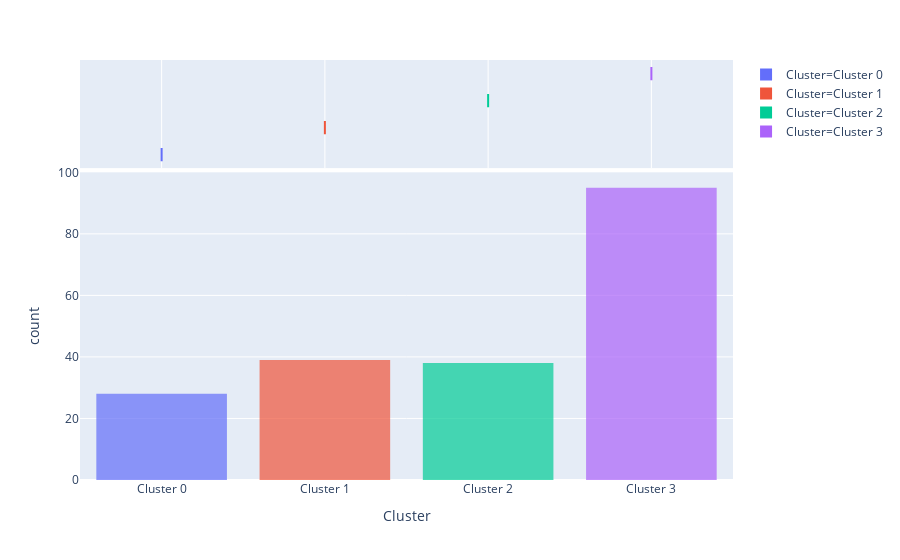

The notebook cell saved with this chart:
### Code cell
plot_model(kmeans, plot='distribution', feature = None, label = False)

### Figure 1 — Plotly figure (JSON) as saved in the notebook; plotly's stock layout.template omitted (floating-point values rounded to 4 significant figures; data arrays with more than 128 entries replaced by an {"elided": "..."} marker saying what was removed)
{"data": [{"alignmentgroup": "True", "bingroup": "x", "hoverlabel": {"namelength": 0}, "hovertemplate": "Cluster=%{x}<br>count=%{y}", "legendgroup": "Cluster=Cluster 0", "marker": {"color": "#636efa", "opacity": 0.7}, "name": "Cluster=Cluster 0", "offsetgroup": "Cluster=Cluster 0", "orientation": "v", "showlegend": true, "type": "histogram", "x": ["Cluster 0", "Cluster 0", "Cluster 0", "Cluster 0", "Cluster 0", "Cluster 0", "Cluster 0", "Cluster 0", "Cluster 0", "Cluster 0", "Cluster 0", "Cluster 0", "Cluster 0", "Cluster 0", "Cluster 0", "Cluster 0", "Cluster 0", "Cluster 0", "Cluster 0", "Cluster 0", "Cluster 0", "Cluster 0", "Cluster 0", "Cluster 0", "Cluster 0", "Cluster 0", "Cluster 0", "Cluster 0"], "xaxis": "x", "yaxis": "y"}, {"alignmentgroup": "True", "customdata": {"elided": "28x6 mixed values"}, "hoverlabel": {"namelength": 0}, "hovertemplate": "Cluster=%{customdata[5]}<br>CustomerID=%{customdata[0]}<br>Gender=%{customdata[1]}<br>Age=%{customdata[2]}<br>Annual_Income_(k$)=%{customdata[3]}<br>Spending_Score_(1-100)=%{customdata[4]}", "legendgroup": "Cluster=Cluster 0", "marker": {"color": "#636efa"}, "name": "Cluster=Cluster 0", "notched": true, "offsetgroup": "Cluster=Cluster 0", "showlegend": false, "type": "box", "x": ["Cluster 0", "Cluster 0", "Cluster 0", "Cluster 0", "Cluster 0", "Cluster 0", "Cluster 0", "Cluster 0", "Cluster 0", "Cluster 0", "Cluster 0", "Cluster 0", "Cluster 0", "Cluster 0", "Cluster 0", "Cluster 0", "Cluster 0", "Cluster 0", "Cluster 0", "Cluster 0", "Cluster 0", "Cluster 0", "Cluster 0", "Cluster 0", "Cluster 0", "Cluster 0", "Cluster 0", "Cluster 0"], "xaxis": "x2", "yaxis": "y2"}, {"alignmentgroup": "True", "bingroup": "x", "hoverlabel": {"namelength": 0}, "hovertemplate": "Cluster=%{x}<br>count=%{y}", "legendgroup": "Cluster=Cluster 1", "marker": {"color": "#EF553B", "opacity": 0.7}, "name": "Cluster=Cluster 1", "offsetgroup": "Cluster=Cluster 1", "orientation": "v", "showlegend": true, "type": "histogram", "x": ["Cluster 1", "Cluster 1", "Cluster 1", "Cluster 1", "Cluster 1", "Cluster 1", "Cluster 1", "Cluster 1", "Cluster 1", "Cluster 1", "Cluster 1", "Cluster 1", "Cluster 1", "Cluster 1", "Cluster 1", "Cluster 1", "Cluster 1", "Cluster 1", "Cluster 1", "Cluster 1", "Cluster 1", "Cluster 1", "Cluster 1", "Cluster 1", "Cluster 1", "Cluster 1", "Cluster 1", "Cluster 1", "Cluster 1", "Cluster 1", "Cluster 1", "Cluster 1", "Cluster 1", "Cluster 1", "Cluster 1", "Cluster 1", "Cluster 1", "Cluster 1", "Cluster 1"], "xaxis": "x", "yaxis": "y"}, {"alignmentgroup": "True", "customdata": {"elided": "39x6 mixed values"}, "hoverlabel": {"namelength": 0}, "hovertemplate": "Cluster=%{customdata[5]}<br>CustomerID=%{customdata[0]}<br>Gender=%{customdata[1]}<br>Age=%{customdata[2]}<br>Annual_Income_(k$)=%{customdata[3]}<br>Spending_Score_(1-100)=%{customdata[4]}", "legendgroup": "Cluster=Cluster 1", "marker": {"color": "#EF553B"}, "name": "Cluster=Cluster 1", "notched": true, "offsetgroup": "Cluster=Cluster 1", "showlegend": false, "type": "box", "x": ["Cluster 1", "Cluster 1", "Cluster 1", "Cluster 1", "Cluster 1", "Cluster 1", "Cluster 1", "Cluster 1", "Cluster 1", "Cluster 1", "Cluster 1", "Cluster 1", "Cluster 1", "Cluster 1", "Cluster 1", "Cluster 1", "Cluster 1", "Cluster 1", "Cluster 1", "Cluster 1", "Cluster 1", "Cluster 1", "Cluster 1", "Cluster 1", "Cluster 1", "Cluster 1", "Cluster 1", "Cluster 1", "Cluster 1", "Cluster 1", "Cluster 1", "Cluster 1", "Cluster 1", "Cluster 1", "Cluster 1", "Cluster 1", "Cluster 1", "Cluster 1", "Cluster 1"], "xaxis": "x2", "yaxis": "y2"}, {"alignmentgroup": "True", "bingroup": "x", "hoverlabel": {"namelength": 0}, "hovertemplate": "Cluster=%{x}<br>count=%{y}", "legendgroup": "Cluster=Cluster 2", "marker": {"color": "#00cc96", "opacity": 0.7}, "name": "Cluster=Cluster 2", "offsetgroup": "Cluster=Cluster 2", "orientation": "v", "showlegend": true, "type": "histogram", "x": ["Cluster 2", "Cluster 2", "Cluster 2", "Cluster 2", "Cluster 2", "Cluster 2", "Cluster 2", "Cluster 2", "Cluster 2", "Cluster 2", "Cluster 2", "Cluster 2", "Cluster 2", "Cluster 2", "Cluster 2", "Cluster 2", "Cluster 2", "Cluster 2", "Cluster 2", "Cluster 2", "Cluster 2", "Cluster 2", "Cluster 2", "Cluster 2", "Cluster 2", "Cluster 2", "Cluster 2", "Cluster 2", "Cluster 2", "Cluster 2", "Cluster 2", "Cluster 2", "Cluster 2", "Cluster 2", "Cluster 2", "Cluster 2", "Cluster 2", "Cluster 2"], "xaxis": "x", "yaxis": "y"}, {"alignmentgroup": "True", "customdata": {"elided": "38x6 mixed values"}, "hoverlabel": {"namelength": 0}, "hovertemplate": "Cluster=%{customdata[5]}<br>CustomerID=%{customdata[0]}<br>Gender=%{customdata[1]}<br>Age=%{customdata[2]}<br>Annual_Income_(k$)=%{customdata[3]}<br>Spending_Score_(1-100)=%{customdata[4]}", "legendgroup": "Cluster=Cluster 2", "marker": {"color": "#00cc96"}, "name": "Cluster=Cluster 2", "notched": true, "offsetgroup": "Cluster=Cluster 2", "showlegend": false, "type": "box", "x": ["Cluster 2", "Cluster 2", "Cluster 2", "Cluster 2", "Cluster 2", "Cluster 2", "Cluster 2", "Cluster 2", "Cluster 2", "Cluster 2", "Cluster 2", "Cluster 2", "Cluster 2", "Cluster 2", "Cluster 2", "Cluster 2", "Cluster 2", "Cluster 2", "Cluster 2", "Cluster 2", "Cluster 2", "Cluster 2", "Cluster 2", "Cluster 2", "Cluster 2", "Cluster 2", "Cluster 2", "Cluster 2", "Cluster 2", "Cluster 2", "Cluster 2", "Cluster 2", "Cluster 2", "Cluster 2", "Cluster 2", "Cluster 2", "Cluster 2", "Cluster 2"], "xaxis": "x2", "yaxis": "y2"}, {"alignmentgroup": "True", "bingroup": "x", "hoverlabel": {"namelength": 0}, "hovertemplate": "Cluster=%{x}<br>count=%{y}", "legendgroup": "Cluster=Cluster 3", "marker": {"color": "#ab63fa", "opacity": 0.7}, "name": "Cluster=Cluster 3", "offsetgroup": "Cluster=Cluster 3", "orientation": "v", "showlegend": true, "type": "histogram", "x": ["Cluster 3", "Cluster 3", "Cluster 3", "Cluster 3", "Cluster 3", "Cluster 3", "Cluster 3", "Cluster 3", "Cluster 3", "Cluster 3", "Cluster 3", "Cluster 3", "Cluster 3", "Cluster 3", "Cluster 3", "Cluster 3", "Cluster 3", "Cluster 3", "Cluster 3", "Cluster 3", "Cluster 3", "Cluster 3", "Cluster 3", "Cluster 3", "Cluster 3", "Cluster 3", "Cluster 3", "Cluster 3", "Cluster 3", "Cluster 3", "Cluster 3", "Cluster 3", "Cluster 3", "Cluster 3", "Cluster 3", "Cluster 3", "Cluster 3", "Cluster 3", "Cluster 3", "Cluster 3", "Cluster 3", "Cluster 3", "Cluster 3", "Cluster 3", "Cluster 3", "Cluster 3", "Cluster 3", "Cluster 3", "Cluster 3", "Cluster 3", "Cluster 3", "Cluster 3", "Cluster 3", "Cluster 3", "Cluster 3", "Cluster 3", "Cluster 3", "Cluster 3", "Cluster 3", "Cluster 3", "Cluster 3", "Cluster 3", "Cluster 3", "Cluster 3", "Cluster 3", "Cluster 3", "Cluster 3", "Cluster 3", "Cluster 3", "Cluster 3", "Cluster 3", "Cluster 3", "Cluster 3", "Cluster 3", "Cluster 3", "Cluster 3", "Cluster 3", "Cluster 3", "Cluster 3", "Cluster 3", "Cluster 3", "Cluster 3", "Cluster 3", "Cluster 3", "Cluster 3", "Cluster 3", "Cluster 3", "Cluster 3", "Cluster 3", "Cluster 3", "Cluster 3", "Cluster 3", "Cluster 3", "Cluster 3", "Cluster 3"], "xaxis": "x", "yaxis": "y"}, {"alignmentgroup": "True", "customdata": {"elided": "95x6 mixed values"}, "hoverlabel": {"namelength": 0}, "hovertemplate": "Cluster=%{customdata[5]}<br>CustomerID=%{customdata[0]}<br>Gender=%{customdata[1]}<br>Age=%{customdata[2]}<br>Annual_Income_(k$)=%{customdata[3]}<br>Spending_Score_(1-100)=%{customdata[4]}", "legendgroup": "Cluster=Cluster 3", "marker": {"color": "#ab63fa"}, "name": "Cluster=Cluster 3", "notched": true, "offsetgroup": "Cluster=Cluster 3", "showlegend": false, "type": "box", "x": ["Cluster 3", "Cluster 3", "Cluster 3", "Cluster 3", "Cluster 3", "Cluster 3", "Cluster 3", "Cluster 3", "Cluster 3", "Cluster 3", "Cluster 3", "Cluster 3", "Cluster 3", "Cluster 3", "Cluster 3", "Cluster 3", "Cluster 3", "Cluster 3", "Cluster 3", "Cluster 3", "Cluster 3", "Cluster 3", "Cluster 3", "Cluster 3", "Cluster 3", "Cluster 3", "Cluster 3", "Cluster 3", "Cluster 3", "Cluster 3", "Cluster 3", "Cluster 3", "Cluster 3", "Cluster 3", "Cluster 3", "Cluster 3", "Cluster 3", "Cluster 3", "Cluster 3", "Cluster 3", "Cluster 3", "Cluster 3", "Cluster 3", "Cluster 3", "Cluster 3", "Cluster 3", "Cluster 3", "Cluster 3", "Cluster 3", "Cluster 3", "Cluster 3", "Cluster 3", "Cluster 3", "Cluster 3", "Cluster 3", "Cluster 3", "Cluster 3", "Cluster 3", "Cluster 3", "Cluster 3", "Cluster 3", "Cluster 3", "Cluster 3", "Cluster 3", "Cluster 3", "Cluster 3", "Cluster 3", "Cluster 3", "Cluster 3", "Cluster 3", "Cluster 3", "Cluster 3", "Cluster 3", "Cluster 3", "Cluster 3", "Cluster 3", "Cluster 3", "Cluster 3", "Cluster 3", "Cluster 3", "Cluster 3", "Cluster 3", "Cluster 3", "Cluster 3", "Cluster 3", "Cluster 3", "Cluster 3", "Cluster 3", "Cluster 3", "Cluster 3", "Cluster 3", "Cluster 3", "Cluster 3", "Cluster 3", "Cluster 3"], "xaxis": "x2", "yaxis": "y2"}], "layout": {"barmode": "relative", "legend": {"tracegroupgap": 0}, "margin": {"t": 60}, "xaxis": {"anchor": "y", "categoryarray": ["Cluster 0", "Cluster 1", "Cluster 2", "Cluster 3"], "categoryorder": "array", "domain": [0, 1], "title": {"text": "Cluster"}}, "xaxis2": {"anchor": "y2", "domain": [0, 1], "matches": "x", "showgrid": true, "showticklabels": false}, "yaxis": {"anchor": "x", "domain": [0, 0.7326], "title": {"text": "count"}}, "yaxis2": {"anchor": "x2", "domain": [0.7426, 1], "matches": "y2", "showgrid": false, "showline": false, "showticklabels": false, "ticks": ""}}}
